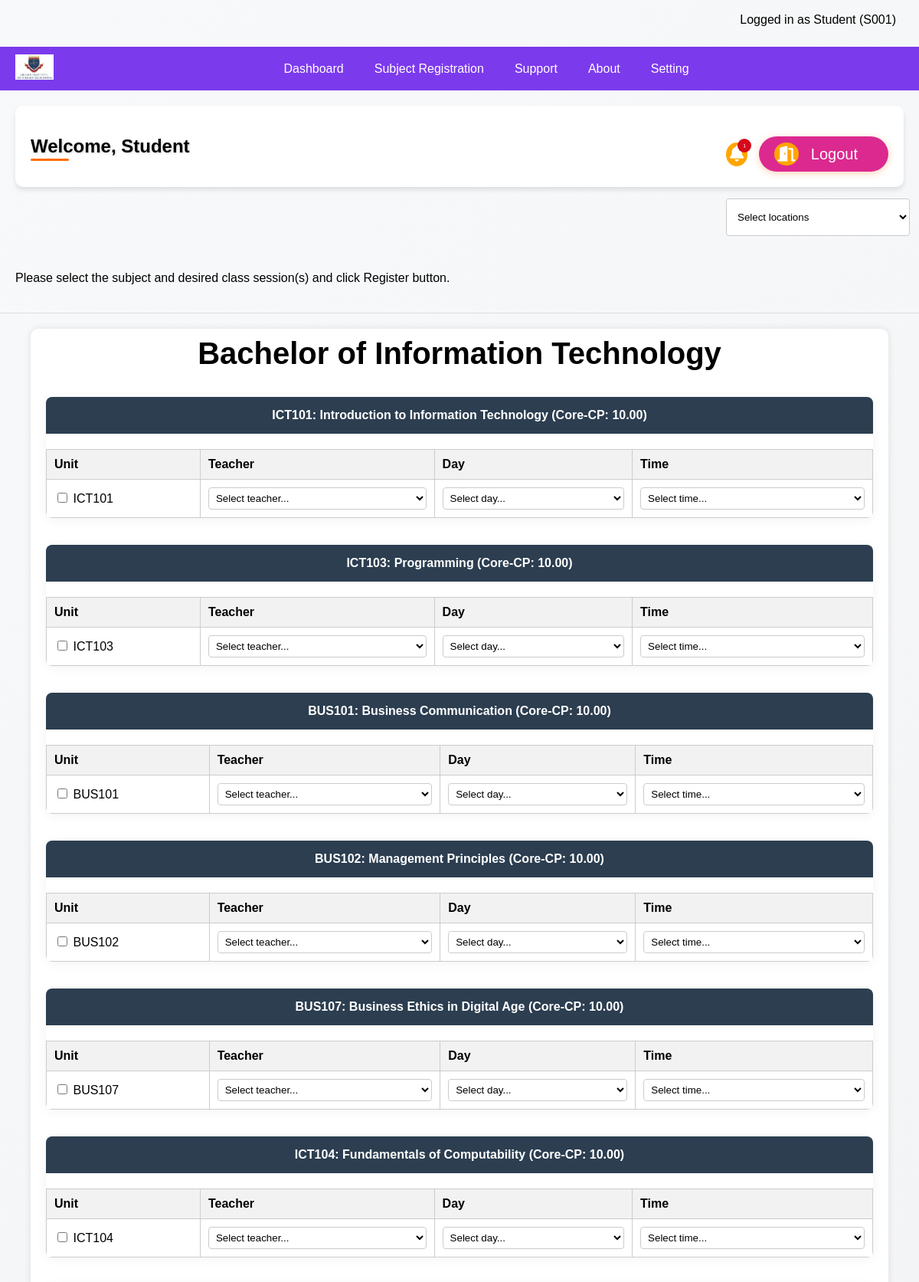
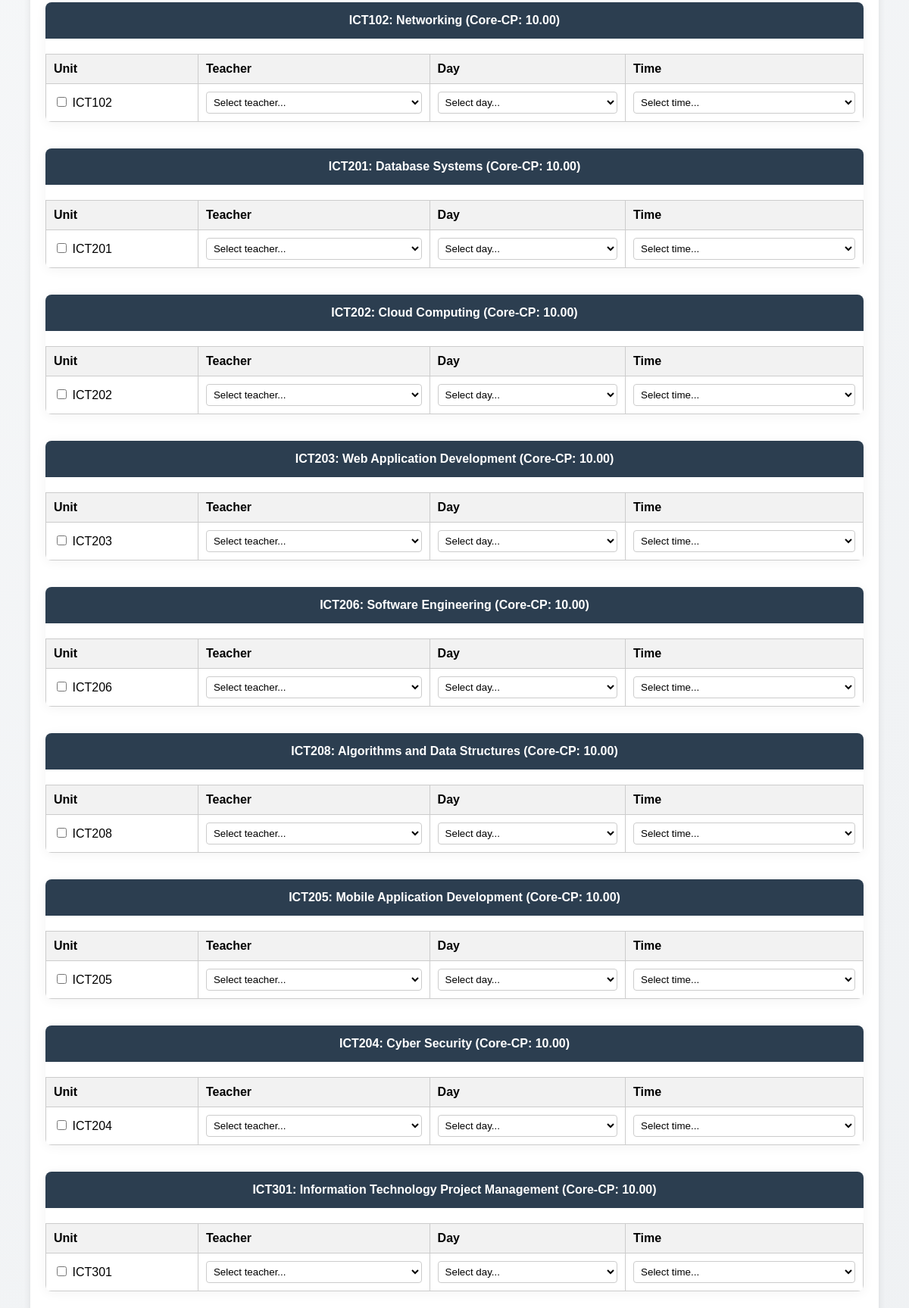
The page /registration.php?course=BICT (signed in, upper part) on the database its author committed (2 pictures, top to bottom).
### tables this page shows
CREATE TABLE IF NOT EXISTS courses (
    id INT PRIMARY KEY AUTO_INCREMENT,
    course_code VARCHAR(20) UNIQUE NOT NULL,
    course_name VARCHAR(100) NOT NULL,
    description TEXT,
    credits INT NOT NULL,
    program_id INT,
    image_path VARCHAR(255),
    created_at TIMESTAMP DEFAULT CURRENT_TIMESTAMP,
    updated_at TIMESTAMP DEFAULT CURRENT_TIMESTAMP ON UPDATE CURRENT_TIMESTAMP,
    FOREIGN KEY (program_id) REFERENCES programs(id) ON DELETE SET NULL
);

CREATE TABLE IF NOT EXISTS units (
    id INT PRIMARY KEY AUTO_INCREMENT,
    unit_code VARCHAR(20) UNIQUE NOT NULL,
    unit_name VARCHAR(100) NOT NULL,
    description TEXT,
    credits INT NOT NULL,
    course_id INT,
    teacher_id INT,
    created_at TIMESTAMP DEFAULT CURRENT_TIMESTAMP,
    updated_at TIMESTAMP DEFAULT CURRENT_TIMESTAMP ON UPDATE CURRENT_TIMESTAMP,
    FOREIGN KEY (course_id) REFERENCES courses(id) ON DELETE SET NULL,
    FOREIGN KEY (teacher_id) REFERENCES teachers(id) ON DELETE SET NULL
);

### backend/course_operations.php (called while the page is built, shortened)
<?php
require_once 'db.php';
function getUnitsByCourseCode($course_code) {
    global $conn;
    $sql = "SELECT u.*, c.course_name, c.course_code, t.id as teacher_id, t.first_name, t.last_name
            FROM units u
            JOIN courses c ON u.course_id = c.id
            LEFT JOIN teachers t ON u.teacher_id = t.id
            WHERE c.course_code = ?";
    $stmt = $conn->prepare($sql);
    $stmt->bind_param("s", $course_code);
    $stmt->execute();
    $result = $stmt->get_result();
    $units = [];
    while ($row = $result->fetch_assoc()) {
        $units[] = [
            'id' => $row['id'],
            'code' => $row['unit_code'],
            'name' => $row['unit_name'],
            'description' => $row['description'],
            'credits' => $row['credits'],
            'course_name' => $row['course_name'],
            'course_code' => $row['course_code'],
            'teacher_id' => $row['teacher_id'],
            'teacher_name' => $row['first_name'] ?
                $row['first_name'] . ' ' . $row['last_name'] : 'Not Assigned'
        ];
    }
    return $units;
}
?>

### registration.php (the view, shortened to what this page needs)
<?php
require_once 'backend/course_operations.php';
require_once 'includes/student_header.php';
$course_code = isset($_GET['course']) ? $_GET['course'] : '';
$units = [];
if ($course_code) {
    $units = getUnitsByCourseCode($course_code);
}
$course_name = !empty($units) ? $units[0]['course_name'] : '';
?>
    <div class="location1">
        <select id="locationFilter">
            <option value="">Select locations</option>
        </select>
    </div>
    <p class="Reso" style="padding: 20px;">Please select the subject and desired class session(s) and click Register button.</p>
    <hr>
<form id="registrationForm">
<div class="subjects">
     <h2 style="text-align: center; font-size: 40px; margin-top: -10px;"><?php echo htmlspecialchars($course_name); ?></h2>
    <?php foreach ($units as $unit): ?>
    <div class="subject1">
        <h3 class="elective" style="text-align: center;">
            <?php echo htmlspecialchars($unit['code']); ?>: <?php echo htmlspecialchars($unit['name']); ?>
            (Core-CP: <?php echo htmlspecialchars($unit['credits']); ?>.00)
        </h3>
        <table>
            <thead>
                <tr>
                    <th>Unit</th>
                    <th>Teacher</th>
                    <th>Day</th>
                    <th>Time</th>
                </tr>
            </thead>
            <tbody>
                <tr>
                    <td>
                        <input type="checkbox" name="units[]" value="<?php echo htmlspecialchars($unit['id']); ?>"
                               class="unit-checkbox" data-unit="<?php echo htmlspecialchars($unit['code']); ?>">
                        <?php echo htmlspecialchars($unit['code']); ?>
                    </td>
                    <td>
                        <select name="teacher_<?php echo htmlspecialchars($unit['id']); ?>"
                                class="teacher-select">
                            <option value="">Select teacher...</option>
                        </select>
                    </td>
                    <td>
                        <select name="day_<?php echo htmlspecialchars($unit['id']); ?>"
                                class="day-select">
                            <option value="">Select day...</option>
                        </select>
                    </td>
                    <td>
                        <select name="time_<?php echo htmlspecialchars($unit['id']); ?>"
                                class="time-select">
                            <option value="">Select time...</option>
                        </select>
                    </td>
                </tr>
            </tbody>
        </table>
    </div>
    <?php endforeach; ?>
</div>
</form>
</body>
</html>

### index.css (style rules this page uses)
* { font-style: Arial, sans-serif; }
body { margin: 0; padding: 0; font-family: Arial, sans-serif; background: linear-gradient(135deg, #f8f9fa 0%, #e9ecef 100%); }
html { scroll-behavior: smooth; }
hr { border: none; height: 1px; background-color: #ddd; margin: 0; }
.location1 select { margin: 20px 0; margin: auto; margin-left: 50%; padding-right: 20px; margin-top: -64px; padding: 15px 10px; }
table { width: 100%; border-collapse: collapse; margin-top: 20px; }
table, th, td { border: 1px solid #ddd; }
th, td { border: 1px solid #ccc; padding: 10px; text-align: left; }
th { background-color: #f2f2f2; font-weight: bold; }
select { width: 100%; padding: 5px; border: 1px solid #ccc; border-radius: 4px; background-color: #fff; }
.location1 { width: 20%; padding: 10px 0; margin-top: 30px; margin: auto 69%; }
.subjects { max-width: 90%; margin: 20px auto; background: white; padding: 20px; border-radius: 10px; box-shadow: 0 0 10px rgba(0, 0, 0, 0.1); }
.subject1, .subject2, .subject3, .subject4 { background-color: white; border-radius: 8px; margin-bottom: 35px; box-shadow: 0 2px 15px rgba(0, 0, 0, 0.05); overflow: hidden; transition: transform 0.3s, box-shadow 0.3s; }
.elective { background-color: #2c3e50; color: white; padding: 15px; margin: 0; font-size: 16px; }
.location1, .location2, .location3, .subtext { color: var(--dark-gray); margin-bottom: 15px; display: block; }

### rows shown on the page
courses: course_name "Bachelor of Information Technology"
units: unit_code "ICT101", unit_name "Introduction to Information Technology", credits "10"
units: unit_code "ICT103", unit_name "Programming", credits "10"
units: unit_code "BUS101", unit_name "Business Communication", credits "10"
units: unit_code "BUS102", unit_name "Management Principles", credits "10"
units: unit_code "BUS107", unit_name "Business Ethics in Digital Age", credits "10"
units: unit_code "ICT104", unit_name "Fundamentals of Computability", credits "10"
units: unit_code "ICT102", unit_name "Networking", credits "10"
units: unit_code "ICT201", unit_name "Database Systems", credits "10"
units: unit_code "ICT202", unit_name "Cloud Computing", credits "10"
units: unit_code "ICT203", unit_name "Web Application Development", credits "10"
units: unit_code "ICT206", unit_name "Software Engineering", credits "10"
units: unit_code "ICT208", unit_name "Algorithms and Data Structures", credits "10"
units: unit_code "ICT205", unit_name "Mobile Application Development", credits "10"
units: unit_code "ICT204", unit_name "Cyber Security", credits "10"
units: unit_code "ICT301", unit_name "Information Technology Project Management", credits "10"

### other values the page prints
$_SESSION["student_id"] "S001"
